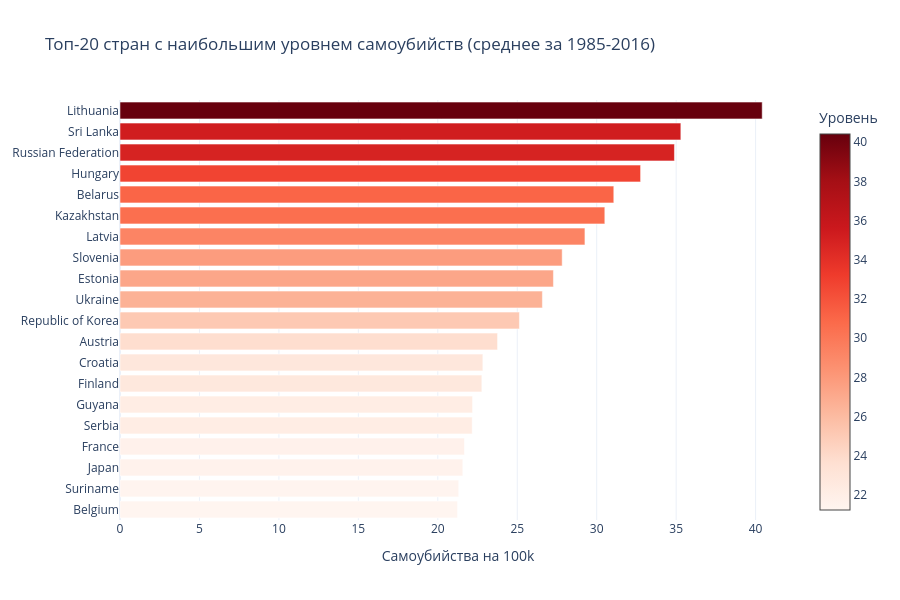

Notebook cell for this chart:
### Markdown cell above
## 8. Визуализация 4: Топ-20 стран по среднему уровню самоубийств

### Code cell
# Топ-20 стран
top_countries = df.groupby('country')['suicide_rate'].mean().sort_values(ascending=True).tail(20)

fig4 = go.Figure(go.Bar(
    y=top_countries.index,
    x=top_countries.values,
    orientation='h',
    marker=dict(
        color=top_countries.values,
        colorscale='Reds',
        showscale=True,
        colorbar=dict(title='Уровень')
    )
))

fig4.update_layout(
    title='Топ-20 стран с наибольшим уровнем самоубийств (среднее за 1985-2016)',
    xaxis_title='Самоубийства на 100k',
    height=600,
    template='plotly_white'
)

fig4.show()

print("\nТоп-10 стран:")
top_countries.tail(10).round(2)

### Figure 1 — Plotly figure (JSON) as saved in the notebook; plotly's stock layout.template omitted (floating-point values rounded to 4 significant figures)
{"data": [{"marker": {"color": [21.24, 21.32, 21.57, 21.68, 22.16, 22.19, 22.77, 22.84, 23.76, 25.14, 26.58, 27.28, 27.83, 29.26, 30.51, 31.08, 32.76, 34.89, 35.3, 40.42], "colorbar": {"title": {"text": "Уровень"}}, "colorscale": [[0.0, "rgb(255,245,240)"], [0.125, "rgb(254,224,210)"], [0.25, "rgb(252,187,161)"], [0.375, "rgb(252,146,114)"], [0.5, "rgb(251,106,74)"], [0.625, "rgb(239,59,44)"], [0.75, "rgb(203,24,29)"], [0.875, "rgb(165,15,21)"], [1.0, "rgb(103,0,13)"]], "showscale": true}, "orientation": "h", "x": [21.24, 21.32, 21.57, 21.68, 22.16, 22.19, 22.77, 22.84, 23.76, 25.14, 26.58, 27.28, 27.83, 29.26, 30.51, 31.08, 32.76, 34.89, 35.3, 40.42], "y": ["Belgium", "Suriname", "Japan", "France", "Serbia", "Guyana", "Finland", "Croatia", "Austria", "Republic of Korea", "Ukraine", "Estonia", "Slovenia", "Latvia", "Kazakhstan", "Belarus", "Hungary", "Russian Federation", "Sri Lanka", "Lithuania"], "type": "bar"}], "layout": {"title": {"text": "Топ-20 стран с наибольшим уровнем самоубийств (среднее за 1985-2016)"}, "xaxis": {"title": {"text": "Самоубийства на 100k"}}, "height": 600}}
